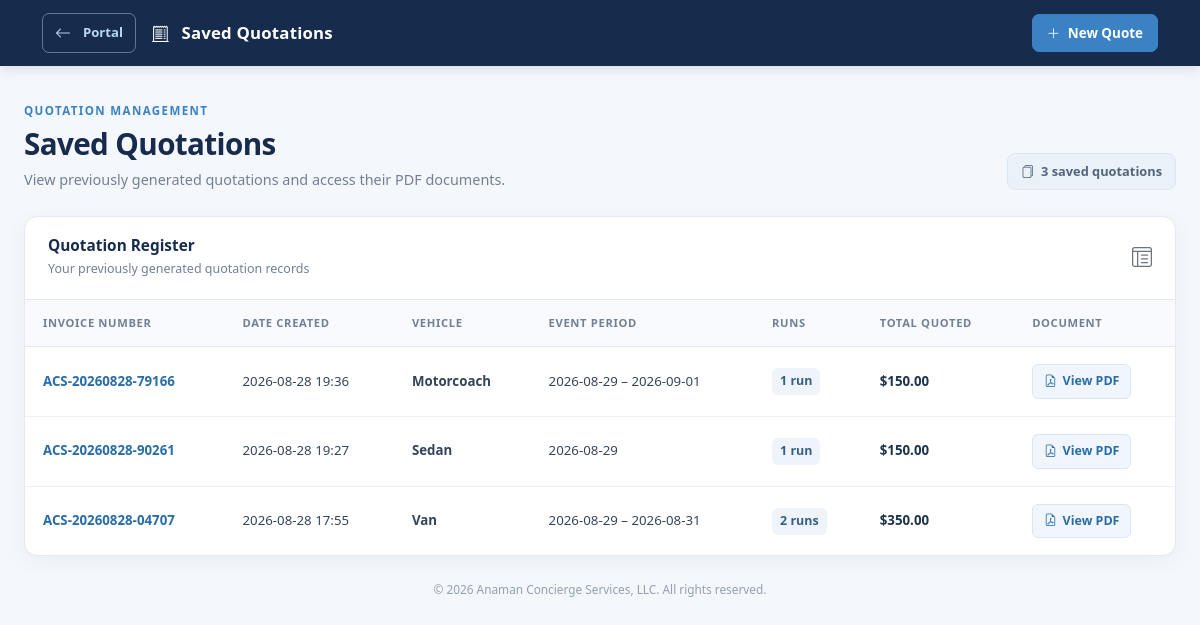
Page /quotation/quotations on the earlier database version.
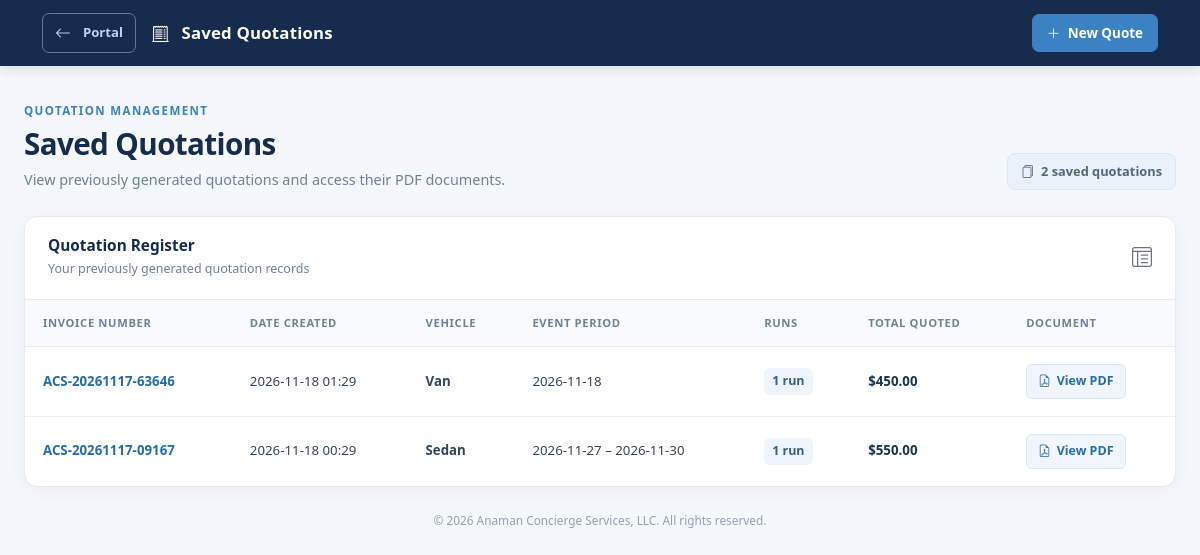
Same page on the later database version.
### acs_quotation_app/quotation_app.py (models this page shows, shortened)
class Quotation(db.Model):
    __tablename__ = "quotations"
    id = db.Column(db.Integer, primary_key=True)
    invoice_number = db.Column(db.String(40), unique=True, nullable=False)
    created_at = db.Column(db.DateTime, default=datetime.utcnow)
    provider = db.Column(db.String(120), default="Anaman Concierge Services")
    vehicle = db.Column(db.String(60))
    event_start = db.Column(db.String(20))
    event_end = db.Column(db.String(20))
    location = db.Column(db.Text)
    total_runs = db.Column(db.String(20))
    requirements = db.Column(db.Text)
    quote_valid_until = db.Column(db.String(20))
    payment_terms = db.Column(db.Text)
    cancellation_policy = db.Column(db.Text)
    overtime_rate = db.Column(db.String(40))
    additional_charges = db.Column(db.Text)
    insurance_note = db.Column(
        db.String(200),
        default="Certificate of Insurance to be provided upon request",
    )
    runs_json = db.Column(db.Text)  # list of run dicts
    total_quoted = db.Column(db.Float, default=0.0)

### acs_quotation_app/quotation_app.py (the view)
@quotation_bp.route("/quotations")
def list_quotations():
    items = Quotation.query.order_by(Quotation.created_at.desc()).limit(50).all()
    return render_template("list.html", quotations=items)

### app.py (called while the page is built)
@app.context_processor
def inject_now():
    return {'now': datetime.now}

### acs_quotation_app/templates/list.html (shortened to what this page needs)
<!DOCTYPE html>
<html lang="en">
<head>
    <link rel="stylesheet"
          href="{{ url_for('quotation.static', filename='css/style.css') }}">
    <link href="https://cdn.jsdelivr.net/npm/bootstrap@5.3.0/dist/css/bootstrap.min.css"
          rel="stylesheet">
    <link rel="stylesheet"
          href="https://cdn.jsdelivr.net/npm/bootstrap-icons@1.10.5/font/bootstrap-icons.css">
</head>
<body>
    <nav class="navbar quotes-navbar">
        <div class="container d-flex align-items-center justify-content-between flex-wrap gap-2">
            <div class="d-flex align-items-center gap-3">
                <a href="/" class="portal-link">
                    <i class="bi bi-arrow-left me-1"></i>
                    <span class="d-none d-sm-inline">Portal</span>
                </a>
                <span class="navbar-brand mb-0">
                    <i class="bi bi-receipt-cutoff me-2"></i>
                    Saved Quotations
                </span>
            </div>
            <div class="d-flex align-items-center gap-3">
                <a href="{{ url_for('quotation.index') }}" class="new-quote-btn">
                    <i class="bi bi-plus-lg me-1"></i>
                    New Quote
                </a>
            </div>
        </div>
    </nav>
    <main class="quotes-container">
        <div class="quotes-heading">
            <div>
                <div class="heading-eyebrow">Quotation Management</div>
                <h1>Saved Quotations</h1>
                <p>View previously generated quotations and access their PDF documents.</p>
            </div>
            {% if quotations %}
                <div class="quotes-count">
                    <i class="bi bi-files me-1"></i>
                    {{ quotations|length }} saved quotation{% if quotations|length != 1 %}s{% endif %}
                </div>
            {% endif %}
        </div>
        <section class="quotes-panel">
            {% if quotations %}
                <div class="panel-header">
                    <div>
                        <h2 class="panel-title">Quotation Register</h2>
                        <p class="panel-subtitle">
                            Your previously generated quotation records
                        </p>
                    </div>
                    <i class="bi bi-layout-text-window-reverse text-secondary fs-5"></i>
                </div>
                <div class="quotes-table-wrap">
                    <table class="quotes-table">
                        <thead>
                            <tr>
                                <th>Invoice Number</th>
                                <th>Date Created</th>
                                <th>Vehicle</th>
                                <th>Event Period</th>
                                <th>Runs</th>
                                <th>Total Quoted</th>
                                <th>Document</th>
                            </tr>
                        </thead>
                        <tbody>
                            {% for q in quotations %}
                                <tr>
                                    <td>
                                        <span class="invoice-number">
                                            {{ q.invoice_number or '—' }}
                                        </span>
                                    </td>
                                    <td>
                                        {{ q.created_at.strftime('%Y-%m-%d %H:%M') if q.created_at else '—' }}
                                    </td>
                                    <td>
                                        <span class="vehicle-name">
                                            {{ q.vehicle or '—' }}
                                        </span>
                                    </td>
                                    <td class="event-period">
                                        {% if q.event_end and q.event_end != q.event_start %}
                                            {{ q.event_start or '—' }} – {{ q.event_end }}
                                        {% else %}
                                            {{ q.event_start or '—' }}
                                        {% endif %}
                                    </td>
                                    <td>
                                        <span class="run-count">
                                            {{ q.total_runs or (q.runs()|length) }}
                                        </span>
                                    </td>
                                    <td>
                                        <span class="quote-total">
                                            ${{ '%.2f'|format(q.total_quoted or 0) }}
                                        </span>
                                    </td>
                                    <td>
                                        <a
                                            href="{{ url_for('quotation.download_pdf', qid=q.id) }}"
                                            class="pdf-btn"
                                            target="_blank"
                                            rel="noopener"
                                        >
                                            <i class="bi bi-file-earmark-pdf"></i>
                                            View PDF
                                        </a>
                                    </td>
                                </tr>
                            {% endfor %}
                        </tbody>
                    </table>
                </div>
            {% endif %}
        </section>
        <footer class="quotes-footer">
            © 2026 Anaman Concierge Services, LLC. All rights reserved.
        </footer>
    </main>
</body>
</html>

### acs_quotation_app/static/css/style.css (style rules this page uses)
:root { --acs-navy: #101c32; --acs-navy-2: #172b49; --acs-blue: #3978bd; --acs-blue-dark: #28639f; --acs-blue-soft: #edf4fc; --acs-bg: #f4f6fa; --acs-surface: #ffffff; --acs-surface-soft: #f8fafc; --acs-border: #e4e9f0; --acs-border-strong: #d5dde8; --acs-text: #263449; --acs-muted: #78869a; --acs-heading: #172b49; --acs-success: #198754; --acs-success-bg: #edf8f1; --acs-danger: #dc3545; --acs-danger-bg: #fff1f2; --acs-warning: #b7791f; --acs-radius: 12px; --acs-radius-sm: 8px; --acs-shadow: 0 2px 8px rgba(16, 28, 50, 0.035), 0 10px 30px rgba(16, 28, 50, 0.045); --acs-shadow-hover: 0 8px 24px rgba(16, 28, 50, 0.10); --acs-transition: all 0.2s ease; }
* { box-sizing: border-box; }
html { scroll-behavior: smooth; }
a { text-decoration: none; }
.portal-link { display: inline-flex; align-items: center; gap: 8px; color: #d8e5f5; border: 1px solid rgba(255, 255, 255, 0.20); padding: 8px 13px; border-radius: 7px; font-size: 0.82rem; font-weight: 600; transition: var(--acs-transition); }
.portal-link i { font-size: 1rem; }

Differences in the rows shown:
removed Quotation: invoice_number "ACS-20260828-79166", created_at "2026-08-28 19:36", vehicle "Motorcoach", event_start "2026-08-29", event_end "2026-09-01", total_runs "1 run", total_quoted "150.00"
changed Quotation: invoice_number "ACS-20260828-90261" → "ACS-20261117-63646"; created_at "2026-08-28 19:27" → "2026-11-18 01:29"; vehicle "Sedan" → "Van"; event_start "2026-08-29" → "2026-11-18"; total_quoted "150.00" → "450.00"
changed Quotation: invoice_number "ACS-20260828-04707" → "ACS-20261117-09167"; created_at "2026-08-28 17:55" → "2026-11-18 00:29"; vehicle "Van" → "Sedan"; event_start "2026-08-29" → "2026-11-27"; event_end "2026-08-31" → "2026-11-30"; total_runs "2 runs" → "1 run"; total_quoted "350.00" → "550.00"
Other differences:
{{ quotations|length }}: "3" → "2"
